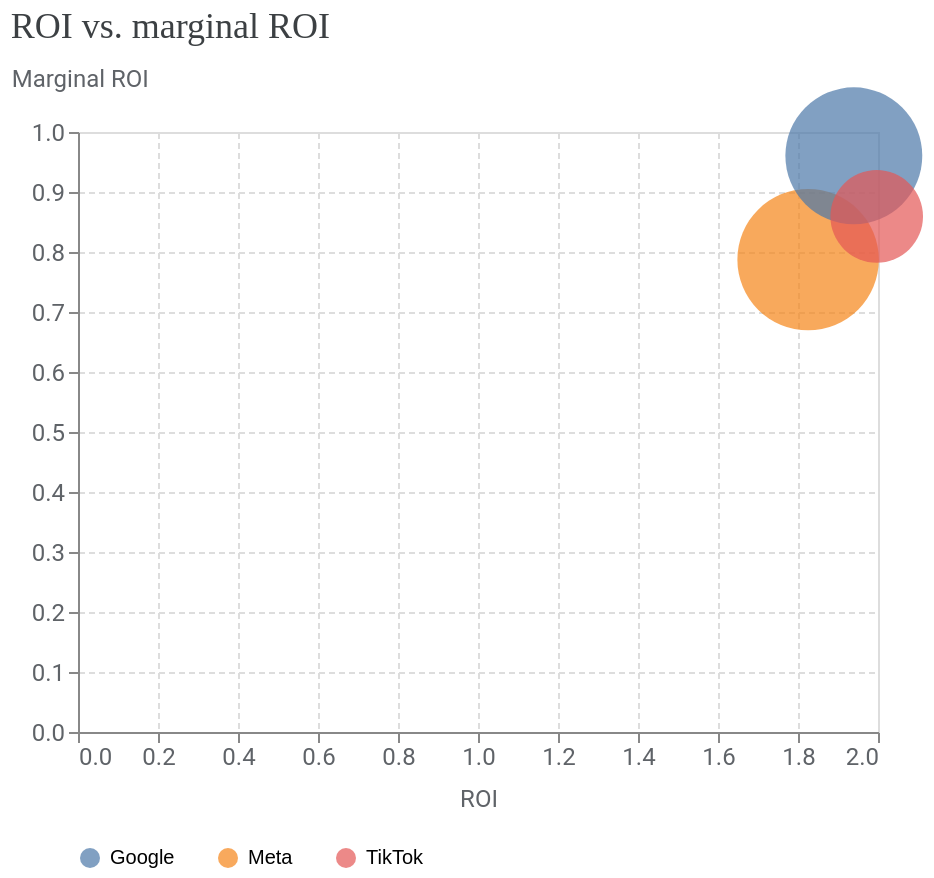

Here is the notebook cell this chart was saved with:
### Code cell
media_summary.plot_roi_vs_mroi()

### Figure 1 — Vega-Lite specification as saved in the notebook (floating-point values rounded to 4 significant figures)
{"config": {"view": {"continuousWidth": 300, "continuousHeight": 300}, "axis": {"gridDash": [3, 2], "labelColor": "#5F6368", "labelFont": "Roboto", "labelFontSize": 12, "titleColor": "#5F6368", "titleFont": "Roboto", "titleFontSize": 12, "titleFontWeight": "normal", "titlePadding": 10}}, "data": {"name": "data-7d5151f642888016ee2f4fce0b8eb71c"}, "mark": {"type": "circle", "size": 80, "tooltip": true}, "encoding": {"color": {"field": "channel", "legend": {"columnPadding": 20, "columns": 7, "orient": "bottom", "rowPadding": 10, "title": null}, "type": "nominal"}, "size": {"field": "spend", "legend": null, "scale": {"range": [100, 5000]}, "type": "quantitative"}, "x": {"field": "roi", "scale": {}, "title": "ROI", "type": "quantitative"}, "y": {"axis": {"titleAlign": "left", "titleAngle": 0, "titleY": -20}, "field": "mroi", "scale": {}, "title": "Marginal ROI", "type": "quantitative"}}, "title": {"text": "ROI vs. marginal ROI", "anchor": "start", "color": "#3C4043", "font": "Google Sans Display", "fontSize": 18, "fontWeight": "normal", "offset": 10}, "width": 400, "$schema": "https://vega.github.io/schema/vega-lite/v5.20.1.json", "datasets": {"data-7d5151f642888016ee2f4fce0b8eb71c": [{"channel": "Meta ", "roi": 1.825, "mroi": 0.7873, "spend": 629800.0}, {"channel": "Google ", "roi": 1.94, "mroi": 0.9603, "spend": 589300.0}, {"channel": "TikTok ", "roi": 1.997, "mroi": 0.8594, "spend": 262600.0}]}}
